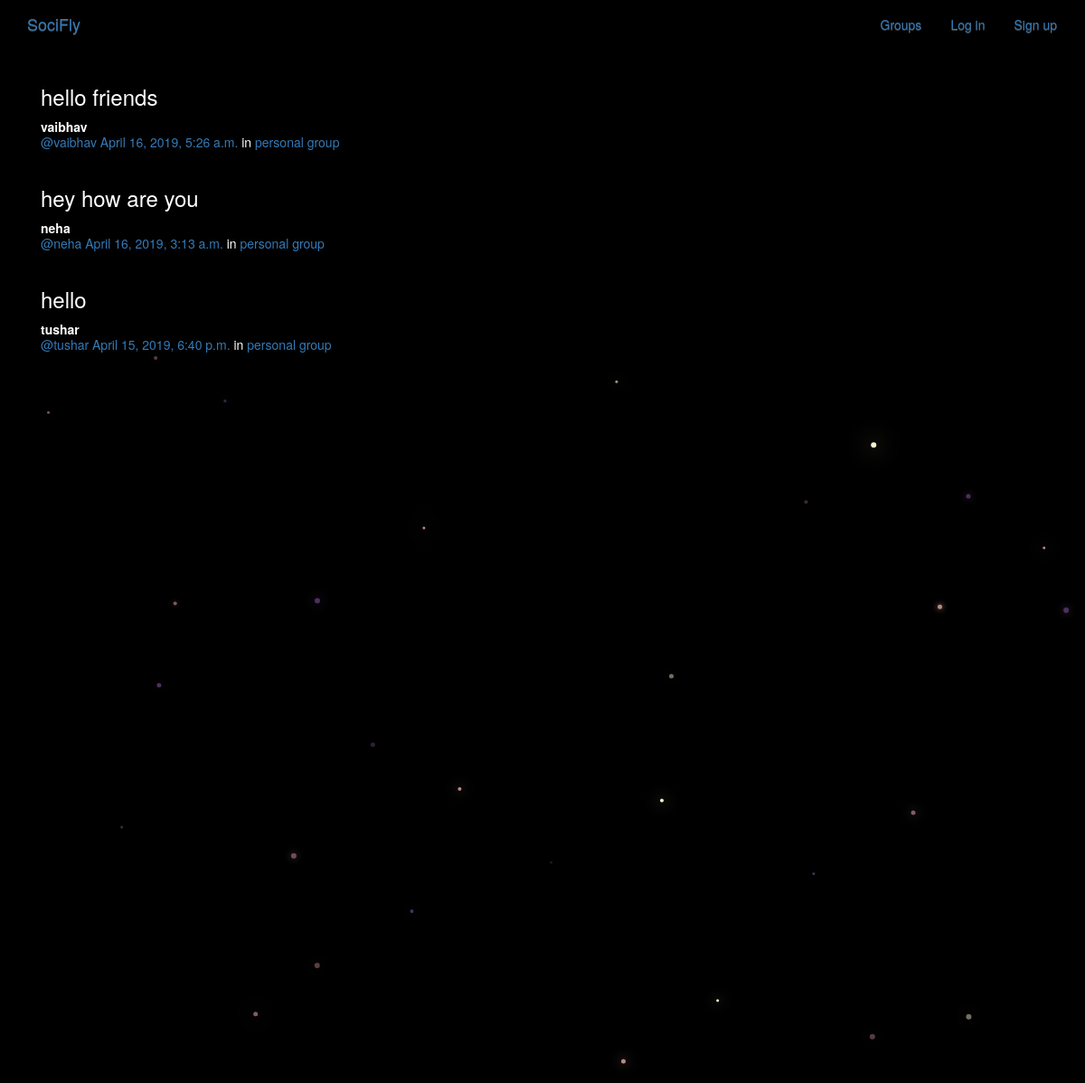
/posts/, run on the app's committed database.
### posts/models.py (models this page shows, shortened)
class Post(models.Model):
    user = models.ForeignKey(User, related_name="posts",on_delete=models.PROTECT)
    created_at = models.DateTimeField(auto_now=True)
    message = models.TextField()
    message_html = models.TextField(editable=False) #so that people cant edit the html feild
    group = models.ForeignKey(Group, related_name="posts",null=True, blank=True,on_delete=models.PROTECT)
    class Meta:
        ordering = ["-created_at"]  #- sign to dat we can see in decending order
        unique_together = ["user", "message"]

### groups/models.py (models this page shows, shortened)
class Group(models.Model):
    name = models.CharField(max_length=255, unique=True) #name of group
    slug = models.SlugField(allow_unicode=True, unique=True) #group will have a slug
    description = models.TextField(blank=True, default='')  #group ka description
    description_html = models.TextField(editable=False, default='', blank=True) #html version of description
    members = models.ManyToManyField(User,through="GroupMember")
    class Meta:
        ordering = ["name"]

### posts/views.py (the view)
class PostList(SelectRelatedMixin, generic.ListView):  #when u select a person you can see all his posts etc.
    model = models.Post
    select_related = ("user", "group")

### posts/templates/posts/post_list.html (shortened to what this page needs)
{% extends "posts/posts_base.html" %}
{% load humanize %}
{% block post_content %}
<div class="col-md-8">
	{% for post in post_list %}
  {% include "posts/_post.html" %}
	{% endfor %}
</div>
{% endblock %}

### posts/templates/posts/_post.html (shortened to what this page needs)
<div class="post media">
	<h3>{{ post.message_html|safe }}</h3>
	<div class="media-body">
		<strong>{{ post.user.username }}</strong>
		<h5 class="media-heading">
			<span class="username"><a href="{% url 'posts:for_user' username=post.user.username %}">@{{ post.user.username }}</a></span>
			<time class="time"><a href="{% url 'posts:single' username=post.user.username pk=post.pk %}">{{ post.created_at }}</a></time>
			{% if post.group %}
			<span class="group-name">in <a href="#">{{ post.group.name }}</a></span>
			{% endif %}
		</h5>
	</div>
</div>

### static/simplesocial/css/master.css (style rules this page uses)
body { margin: 0; overflow: hidden; background-color: black; color: white; }

### data on the page
Post: message_html "hello friends", user.username "vaibhav", created_at "April 16, 2019, 5:26 a.m.", group.name "personal group"
Post: message_html "hey how are you", user.username "neha", created_at "April 16, 2019, 3:13 a.m.", group.name "personal group"
Post: message_html "hello", user.username "tushar", created_at "April 15, 2019, 6:40 p.m.", group.name "personal group"
